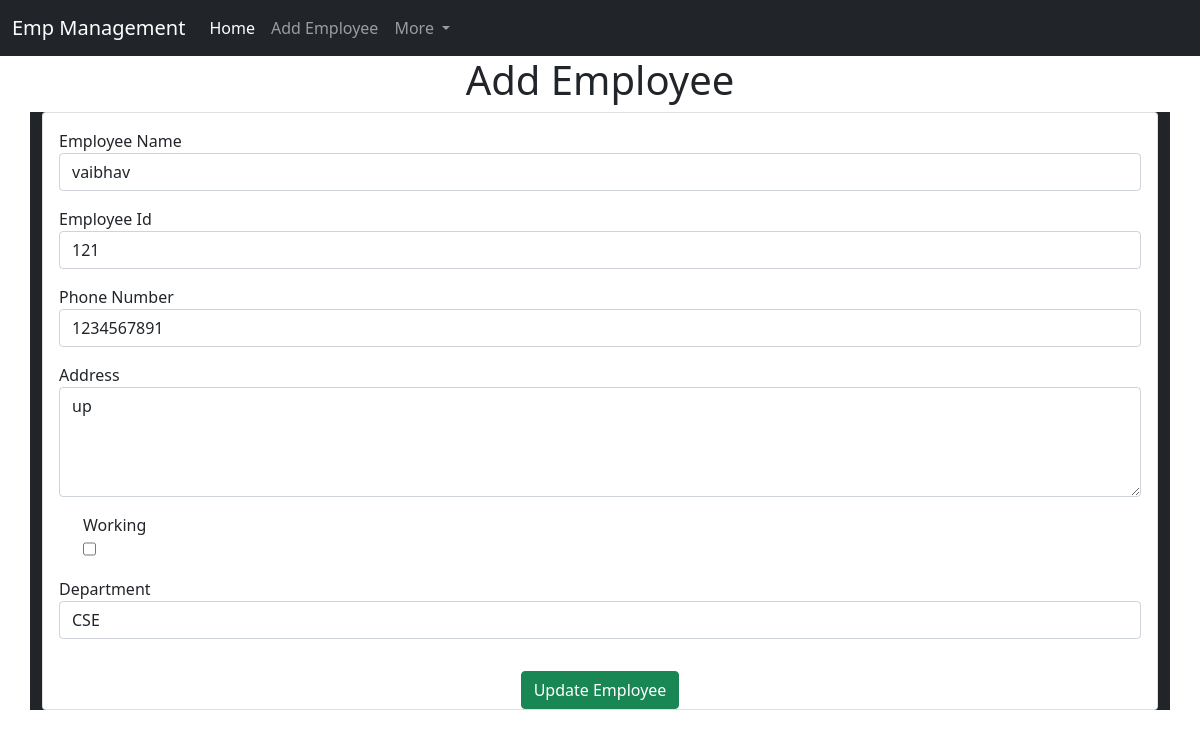
The app's page /emp/update-emp/4 with its own data.
### emp/models.py (models this page shows)
class Emp(models.Model):
    name=models.CharField(max_length=200)
    emp_id=models.CharField(max_length=200)
    phone=models.CharField(max_length=10)
    address=models.CharField(max_length=150)
    working=models.BooleanField(default=True)
    department=models.CharField(max_length=20)

### emp/views.py (the view)
# urls.py: path("update-emp/<int:emp_id>",update_emp)
def update_emp(request, emp_id):
    emp = Emp.objects.get(pk=emp_id)
    return render(request, "emp/update_emp.html", {'emp': emp})

### templates/emp/update_emp.html (shortened to what this page needs)
<!doctype html>
<html lang="en">
<head>
    <link href="https://cdn.jsdelivr.net/npm/bootstrap@5.0.2/dist/css/bootstrap.min.css" rel="stylesheet"
>
</head>
<body>
    {% include 'emp/navbar.html' %}
    <h1 class="text-center">Add Employee</h1>
    <div class="container  bg-dark">
        <div class="row">
            <div class="col-md-12">
                <div class="card">
                    <div class="card-body">
                        <form action="/emp/add-emp" method="POST">
                            <div class="mb-3">
                                <label for="name">Employee Name</label>
                                <input id="name" name="emp_name" type="text" value="{{emp.name}}" class="form-control"
                                    placeholder="Enter employee name">
                            </div>
                            <div class="mb-3">
                                <label for="id">Employee Id</label>
                                <input id="id" type="text" name="emp_id" value="{{emp.emp_id}}" class="form-control"
                                    placeholder="Enter employee id">
                            </div>
                            <div class="mb-3">
                                <label for="phone">Phone Number</label>
                                <input id="phone" type="tel" name="emp_phone" class="form-control"
                                    placeholder="Enter employee phone number" value="{{emp.phone}}">
                            </div>
                            <div class="mb-3">
                                <label for="working">Address</label>
                                <textarea id="address" type="text" name="emp_address" rows="4" cols="50"
                                    class="form-control">{{emp.address}}</textarea>
                            </div>
                            <div class="mb-3 form-check">
                                <label for="working">Working</label>
                                <input id="working" type="checkbox" name="emp_working" class="form-check"
                                    value="{{emp.working}}">
                            </div>
                            <div class="mb-3">
                                <label for="department">Department</label>
                                <select value="{{emp.department}}" id="department" class="form-control"
                                    name="emp_department">
                                    <option value="CSE">CSE</option>
                                </select>
                            </div>
                    </div>
                    <div class="container text-center">
                        <button class="btn  btn-success">
                            Update Employee
                        </button>
                    </div>
                </div>
            </div>
        </div>
    </div>
</body>
</html>

### records on screen
Emp: emp_name "vaibhav", emp_id "121", emp_phone "1234567891", emp_address "up", emp_department "CSE"
